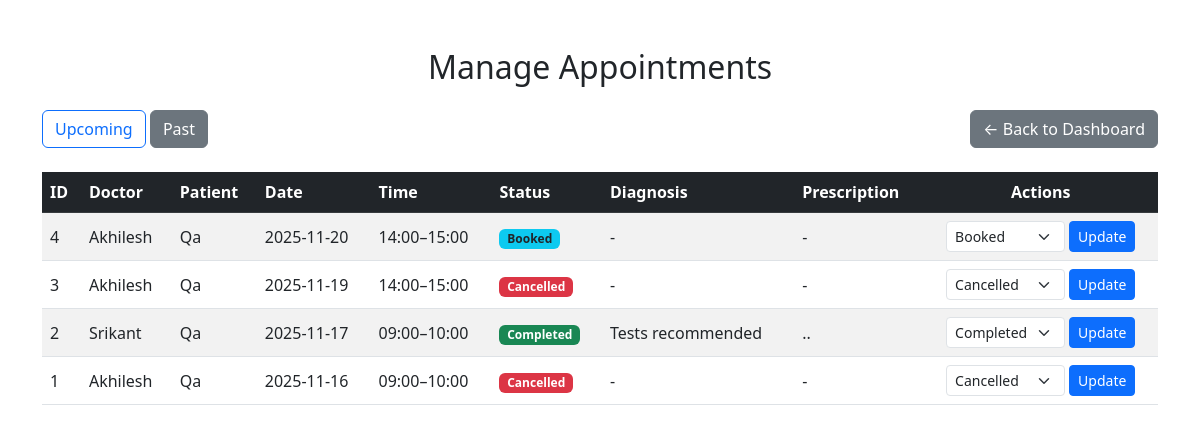
Page /admin/appointments?filter=past (signed in) on the committed database.
### models.py (models this page shows, shortened)
class Appointment(db.Model):
    id = db.Column(db.Integer, primary_key=True)
    doctor_id = db.Column(db.Integer, db.ForeignKey('doctor.id'), nullable=False, index=True)
    patient_id = db.Column(db.Integer, db.ForeignKey('patient.id'), nullable=False, index=True)
    date = db.Column(db.Date, nullable=False, index=True)
    start_time = db.Column(db.Time, nullable=False)
    end_time = db.Column(db.Time, nullable=False)
    status = db.Column(db.String(20), default='Booked', nullable=False, index=True)
    created_at = db.Column(db.DateTime, default=datetime.utcnow)
    treatment = db.relationship('Treatment', backref='appointment', uselist=False, cascade="all, delete-orphan")

class Doctor(db.Model):
    id = db.Column(db.Integer, primary_key=True)
    name = db.Column(db.String(100), nullable=False, index=True)
    specialization_id = db.Column(db.Integer, db.ForeignKey('department.id'), nullable=False)
    availability = db.Column(db.String(500), nullable=True)
    email = db.Column(db.String(100), unique=True, nullable=False, index=True)
    password = db.Column(db.String(200), nullable=False)
    contact = db.Column(db.String(20), nullable=True)
    is_active = db.Column(db.Boolean, default=True, nullable=False)   # blacklist / soft-delete
    created_at = db.Column(db.DateTime, default=datetime.utcnow)
    appointments = db.relationship('Appointment', backref='doctor', lazy=True)
    avail_slots = db.relationship('DoctorAvailability', backref='doctor', lazy=True, cascade="all, delete-orphan")

class Patient(db.Model):
    id = db.Column(db.Integer, primary_key=True)
    name = db.Column(db.String(100), nullable=False, index=True)
    email = db.Column(db.String(100), unique=True, nullable=False, index=True)
    contact = db.Column(db.String(20), nullable=True)
    password = db.Column(db.String(200), nullable=False)
    is_active = db.Column(db.Boolean, default=True, nullable=False)
    created_at = db.Column(db.DateTime, default=datetime.utcnow)
    appointments = db.relationship('Appointment', backref='patient', lazy=True)

class Treatment(db.Model):
    id = db.Column(db.Integer, primary_key=True)
    appointment_id = db.Column(db.Integer, db.ForeignKey('appointment.id'), nullable=False, unique=True)
    diagnosis = db.Column(db.Text, nullable=True)
    prescription = db.Column(db.Text, nullable=True)
    notes = db.Column(db.Text, nullable=True)
    created_at = db.Column(db.DateTime, default=datetime.utcnow)

### app.py (the view)
@app.route('/admin/appointments')
@admin_required
def admin_appointments():
    filter_type = request.args.get('filter')
    today = date.today()
    if filter_type == 'past':
        appts = Appointment.query.filter(
            Appointment.date < today
        ).order_by(Appointment.date.desc(), Appointment.start_time.desc()).all()
    else:
        appts = Appointment.query.filter(
            Appointment.date >= today
        ).order_by(Appointment.date, Appointment.start_time).all()
    return render_template('admin_appointments.html', appointments=appts, filter_type=filter_type)

### app.py (called while the page is built)
def admin_required(func):
    from functools import wraps
    @wraps(func)
    def wrapper(*args, **kwargs):
        if session.get('role') != 'admin':
            flash("Admin login required", "warning")
            return redirect(url_for('login'))
        return func(*args, **kwargs)
    return wrapper

### templates/admin_appointments.html (shortened to what this page needs)
<!DOCTYPE html>
<html>
<head>
  <link href="https://cdn.jsdelivr.net/npm/bootstrap@5.3.0/dist/css/bootstrap.min.css" rel="stylesheet">
</head>
<body class="container mt-5">
  <h2 class="text-center mb-4">Manage Appointments</h2>
  <div class="d-flex justify-content-between align-items-center mb-4">
    <div>
      <a href="{{ url_for('admin_appointments', filter='upcoming') }}"
         class="btn btn-outline-primary {% if filter_type != 'past' %}active{% endif %}">
        Upcoming
      </a>
      <a href="{{ url_for('admin_appointments', filter='past') }}"
         class="btn btn-outline-secondary {% if filter_type == 'past' %}active{% endif %}">
        Past
      </a>
    </div>
    <a href="{{ url_for('admin_dashboard') }}" class="btn btn-secondary">← Back to Dashboard</a>
  </div>
  <div class="table-responsive">
    <table class="table table-striped table-hover align-middle">
      <thead class="table-dark">
        <tr>
          <th>ID</th>
          <th>Doctor</th>
          <th>Patient</th>
          <th>Date</th>
          <th>Time</th>
          <th>Status</th>
          <th>Diagnosis</th>
          <th>Prescription</th>
          <th class="text-center">Actions</th>
        </tr>
      </thead>
      <tbody>
        {% for appt in appointments %}
        <tr>
          <td>{{ appt.id }}</td>
          <td>{{ appt.doctor.name if appt.doctor else 'N/A' }}</td>
          <td>{{ appt.patient.name if appt.patient else 'N/A' }}</td>
          <td>{{ appt.date.strftime('%Y-%m-%d') }}</td>
          <td>
            {{ appt.start_time.strftime('%H:%M') }}–{{ appt.end_time.strftime('%H:%M') }}
          </td>
          <td>
            {% if appt.status == 'Booked' %}
              <span class="badge bg-info text-dark">Booked</span>
            {% elif appt.status == 'Completed' %}
              <span class="badge bg-success">Completed</span>
            {% elif appt.status == 'Cancelled' %}
              <span class="badge bg-danger">Cancelled</span>
            {% else %}
              <span class="badge bg-secondary">{{ appt.status }}</span>
            {% endif %}
          </td>
          <td>{{ appt.treatment.diagnosis if appt.treatment else '-' }}</td>
          <td>{{ appt.treatment.prescription if appt.treatment else '-' }}</td>
          <td class="text-center">
            <form method="POST"
                  action="{{ url_for('admin_change_appointment_status', appt_id=appt.id) }}"
                  class="d-flex justify-content-center gap-1">
              <select name="status" class="form-select form-select-sm w-auto">
                <option value="Booked"    {% if appt.status == 'Booked' %}selected{% endif %}>Booked</option>
                <option value="Completed" {% if appt.status == 'Completed' %}selected{% endif %}>Completed</option>
                <option value="Cancelled" {% if appt.status == 'Cancelled' %}selected{% endif %}>Cancelled</option>
              </select>
              <button type="submit" class="btn btn-sm btn-primary">
                Update
              </button>
            </form>
          </td>
        </tr>
        {% else %}
        <tr>
          <td colspan="9" class="text-center text-muted py-4">No appointments found.</td>
        </tr>
        {% endfor %}
      </tbody>
    </table>
  </div>
</body>
</html>

### rows in the picture
Appointment: id "4", doctor "Akhilesh", patient "Qa", date "2025-11-20", start_time "14:00", end_time "15:00", shows "Booked", treatment "-", status "Booked"
Appointment: id "3", doctor "Akhilesh", patient "Qa", date "2025-11-19", start_time "14:00", end_time "15:00", shows "Cancelled", treatment "-", status "Cancelled"
Appointment: id "2", doctor "Srikant", patient "Qa", date "2025-11-17", start_time "09:00", end_time "10:00", shows "Completed", treatment "Tests recommended", treatment "..", status "Completed"
Appointment: id "1", doctor "Akhilesh", patient "Qa", date "2025-11-16", start_time "09:00", end_time "10:00", shows "Cancelled", treatment "-", status "Cancelled"
